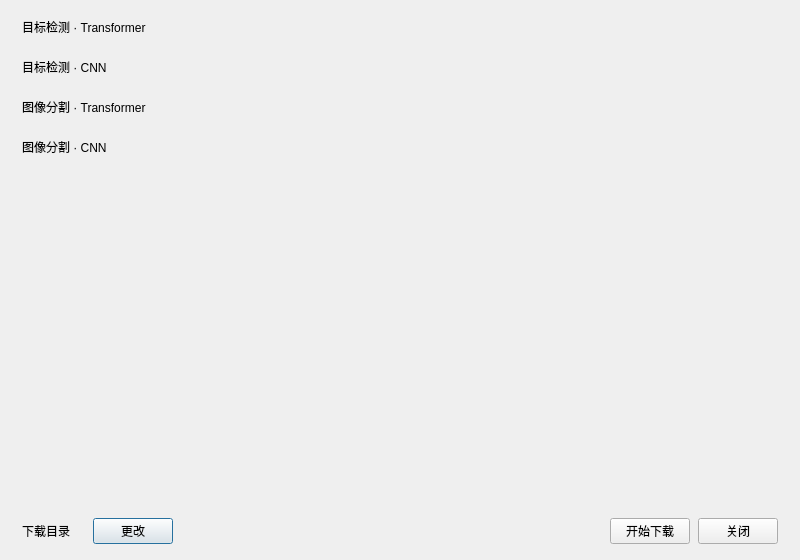
<?xml version="1.0" encoding="UTF-8"?>
<ui version="4.0">
 <class>ModelManagerDialog</class>
 <widget class="QDialog" name="ModelManagerDialog">
  <property name="geometry">
   <rect>
    <x>0</x>
    <y>0</y>
    <width>800</width>
    <height>560</height>
   </rect>
  </property>
  <property name="windowTitle">
   <string>模型权重</string>
  </property>
  <layout class="QVBoxLayout" name="root_layout">
   <property name="spacing">
    <number>10</number>
   </property>
   <property name="leftMargin">
    <number>22</number>
   </property>
   <property name="topMargin">
    <number>18</number>
   </property>
   <property name="rightMargin">
    <number>22</number>
   </property>
   <property name="bottomMargin">
    <number>16</number>
   </property>
   <item>
    <widget class="QScrollArea" name="groups_scroll">
     <property name="frameShape">
      <enum>QFrame::NoFrame</enum>
     </property>
     <property name="horizontalScrollBarPolicy">
      <enum>Qt::ScrollBarAlwaysOff</enum>
     </property>
     <property name="widgetResizable">
      <bool>true</bool>
     </property>
     <widget class="QWidget" name="groups_content">
      <layout class="QVBoxLayout" name="groups_layout">
       <property name="spacing">
        <number>10</number>
       </property>
       <property name="leftMargin">
        <number>0</number>
       </property>
       <property name="topMargin">
        <number>0</number>
       </property>
       <property name="rightMargin">
        <number>0</number>
       </property>
       <property name="bottomMargin">
        <number>0</number>
       </property>
       <item>
        <widget class="QLabel" name="detect_title">
         <property name="text">
          <string>目标检测 · Transformer</string>
         </property>
         <property name="class" stdset="0">
          <string notr="true">modelGroupTitle</string>
         </property>
        </widget>
       </item>
       <item>
        <widget class="QFrame" name="detect_frame">
         <property name="class" stdset="0">
          <string notr="true">modelGroup</string>
         </property>
         <layout class="QVBoxLayout" name="detect_layout">
          <property name="spacing">
           <number>0</number>
          </property>
          <property name="leftMargin">
           <number>1</number>
          </property>
          <property name="topMargin">
           <number>1</number>
          </property>
          <property name="rightMargin">
           <number>1</number>
          </property>
          <property name="bottomMargin">
           <number>1</number>
          </property>
         </layout>
        </widget>
       </item>
       <item>
        <widget class="QLabel" name="detect_cnn_title">
         <property name="text">
          <string>目标检测 · CNN</string>
         </property>
         <property name="class" stdset="0">
          <string notr="true">modelGroupTitle</string>
         </property>
        </widget>
       </item>
       <item>
        <widget class="QFrame" name="detect_cnn_frame">
         <property name="class" stdset="0">
          <string notr="true">modelGroup</string>
         </property>
         <layout class="QVBoxLayout" name="detect_cnn_layout">
          <property name="spacing">
           <number>0</number>
          </property>
          <property name="leftMargin">
           <number>1</number>
          </property>
          <property name="topMargin">
           <number>1</number>
          </property>
          <property name="rightMargin">
           <number>1</number>
          </property>
          <property name="bottomMargin">
           <number>1</number>
          </property>
         </layout>
        </widget>
       </item>
       <item>
        <widget class="QLabel" name="segment_title">
         <property name="text">
          <string>图像分割 · Transformer</string>
         </property>
         <property name="class" stdset="0">
          <string notr="true">modelGroupTitle</string>
         </property>
        </widget>
       </item>
       <item>
        <widget class="QFrame" name="segment_frame">
         <property name="class" stdset="0">
          <string notr="true">modelGroup</string>
         </property>
         <layout class="QVBoxLayout" name="segment_layout">
          <property name="spacing">
           <number>0</number>
          </property>
          <property name="leftMargin">
           <number>1</number>
          </property>
          <property name="topMargin">
           <number>1</number>
          </property>
          <property name="rightMargin">
           <number>1</number>
          </property>
          <property name="bottomMargin">
           <number>1</number>
          </property>
         </layout>
        </widget>
       </item>
       <item>
        <widget class="QLabel" name="segment_cnn_title">
         <property name="text">
          <string>图像分割 · CNN</string>
         </property>
         <property name="class" stdset="0">
          <string notr="true">modelGroupTitle</string>
         </property>
        </widget>
       </item>
       <item>
        <widget class="QFrame" name="segment_cnn_frame">
         <property name="class" stdset="0">
          <string notr="true">modelGroup</string>
         </property>
         <layout class="QVBoxLayout" name="segment_cnn_layout">
          <property name="spacing">
           <number>0</number>
          </property>
          <property name="leftMargin">
           <number>1</number>
          </property>
          <property name="topMargin">
           <number>1</number>
          </property>
          <property name="rightMargin">
           <number>1</number>
          </property>
          <property name="bottomMargin">
           <number>1</number>
          </property>
         </layout>
        </widget>
       </item>
       <item>
        <spacer name="groups_spacer">
         <property name="orientation">
          <enum>Qt::Vertical</enum>
         </property>
         <property name="sizeHint" stdset="0">
          <size>
           <width>20</width>
           <height>10</height>
          </size>
         </property>
        </spacer>
       </item>
      </layout>
     </widget>
    </widget>
   </item>
   <item>
    <layout class="QHBoxLayout" name="foot_layout">
     <property name="spacing">
      <number>8</number>
     </property>
     <item>
      <widget class="QLabel" name="dir_title">
       <property name="text">
        <string>下载目录</string>
       </property>
       <property name="class" stdset="0">
        <string notr="true">modelFootLabel</string>
       </property>
      </widget>
     </item>
     <item>
      <widget class="QLabel" name="dir_label">
       <property name="class" stdset="0">
        <string notr="true">modelDir</string>
       </property>
      </widget>
     </item>
     <item>
      <widget class="QPushButton" name="change_dir_btn">
       <property name="text">
        <string>更改</string>
       </property>
      </widget>
     </item>
     <item>
      <spacer name="foot_spacer">
       <property name="orientation">
        <enum>Qt::Horizontal</enum>
       </property>
       <property name="sizeHint" stdset="0">
        <size>
         <width>20</width>
         <height>20</height>
        </size>
       </property>
      </spacer>
     </item>
     <item>
      <widget class="QLabel" name="total_label">
       <property name="class" stdset="0">
        <string notr="true">modelFootLabel</string>
       </property>
      </widget>
     </item>
     <item>
      <widget class="QPushButton" name="start_btn">
       <property name="text">
        <string>开始下载</string>
       </property>
       <property name="class" stdset="0">
        <string notr="true">primary</string>
       </property>
      </widget>
     </item>
     <item>
      <widget class="QPushButton" name="close_btn">
       <property name="text">
        <string>关闭</string>
       </property>
      </widget>
     </item>
    </layout>
   </item>
  </layout>
 </widget>
 <resources/>
 <connections/>
</ui>
